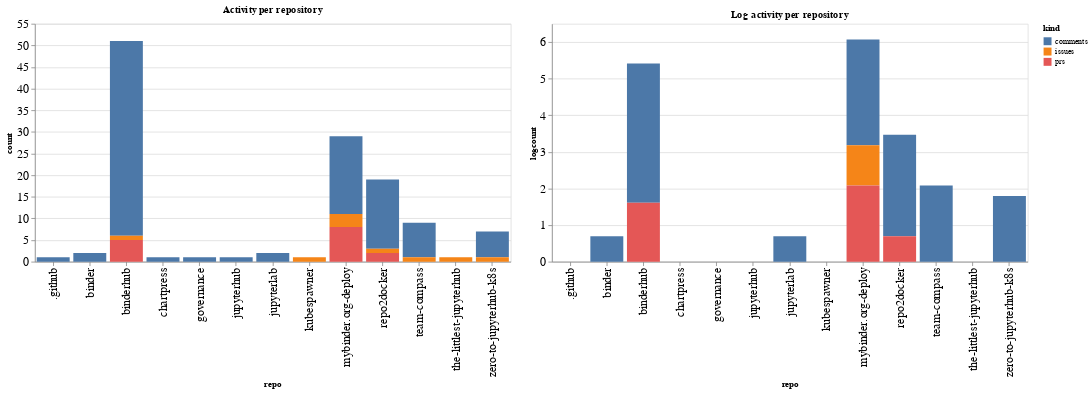

Notebook source saved alongside this figure:
### Code cell
ch1 = alt.Chart(repo_summaries, width=600, title="Activity per repository").mark_bar().encode(
    x='repo',
    y='count',
    color='kind',
    tooltip="kind"
)

ch2 = alt.Chart(repo_summaries, width=600, title="Log activity per repository").mark_bar().encode(
    x='repo',
    y='logcount',
    color='kind',
    tooltip="kind"
)

ch1 | ch2

### Figure 1 — Vega-Lite specification as saved in the notebook (floating-point values rounded to 4 significant figures)
{"config": {"axisLeft": {"labelFontSize": 15}, "axisBottom": {"labelFontSize": 15}}, "hconcat": [{"mark": "bar", "encoding": {"color": {"type": "nominal", "field": "kind"}, "tooltip": {"type": "nominal", "field": "kind"}, "x": {"type": "nominal", "field": "repo"}, "y": {"type": "quantitative", "field": "count"}}, "title": "Activity per repository", "width": 600}, {"mark": "bar", "encoding": {"color": {"type": "nominal", "field": "kind"}, "tooltip": {"type": "nominal", "field": "kind"}, "x": {"type": "nominal", "field": "repo"}, "y": {"type": "quantitative", "field": "logcount"}}, "title": "Log activity per repository", "width": 600}], "data": {"name": "data-1b1a4d8104667bc1fedb61cf90f613bd"}, "$schema": "https://vega.github.io/schema/vega-lite/v4.8.1.json", "datasets": {"data-1b1a4d8104667bc1fedb61cf90f613bd": [{"repo": ".github", "kind": "comments", "count": 1, "logcount": 0.0}, {"repo": "binder", "kind": "comments", "count": 2, "logcount": 0.6931}, {"repo": "binderhub", "kind": "comments", "count": 45, "logcount": 3.807}, {"repo": "binderhub", "kind": "issues", "count": 1, "logcount": 0.0}, {"repo": "binderhub", "kind": "prs", "count": 5, "logcount": 1.609}, {"repo": "chartpress", "kind": "comments", "count": 1, "logcount": 0.0}, {"repo": "governance", "kind": "comments", "count": 1, "logcount": 0.0}, {"repo": "jupyterhub", "kind": "comments", "count": 1, "logcount": 0.0}, {"repo": "jupyterlab", "kind": "comments", "count": 2, "logcount": 0.6931}, {"repo": "kubespawner", "kind": "issues", "count": 1, "logcount": 0.0}, {"repo": "mybinder.org-deploy", "kind": "comments", "count": 18, "logcount": 2.89}, {"repo": "mybinder.org-deploy", "kind": "issues", "count": 3, "logcount": 1.099}, {"repo": "mybinder.org-deploy", "kind": "prs", "count": 8, "logcount": 2.079}, {"repo": "repo2docker", "kind": "comments", "count": 16, "logcount": 2.773}, {"repo": "repo2docker", "kind": "issues", "count": 1, "logcount": 0.0}, {"repo": "repo2docker", "kind": "prs", "count": 2, "logcount": 0.6931}, {"repo": "team-compass", "kind": "comments", "count": 8, "logcount": 2.079}, {"repo": "team-compass", "kind": "issues", "count": 1, "logcount": 0.0}, {"repo": "the-littlest-jupyterhub", "kind": "issues", "count": 1, "logcount": 0.0}, {"repo": "zero-to-jupyterhub-k8s", "kind": "comments", "count": 6, "logcount": 1.792}, {"repo": "zero-to-jupyterhub-k8s", "kind": "issues", "count": 1, "logcount": 0.0}]}}
